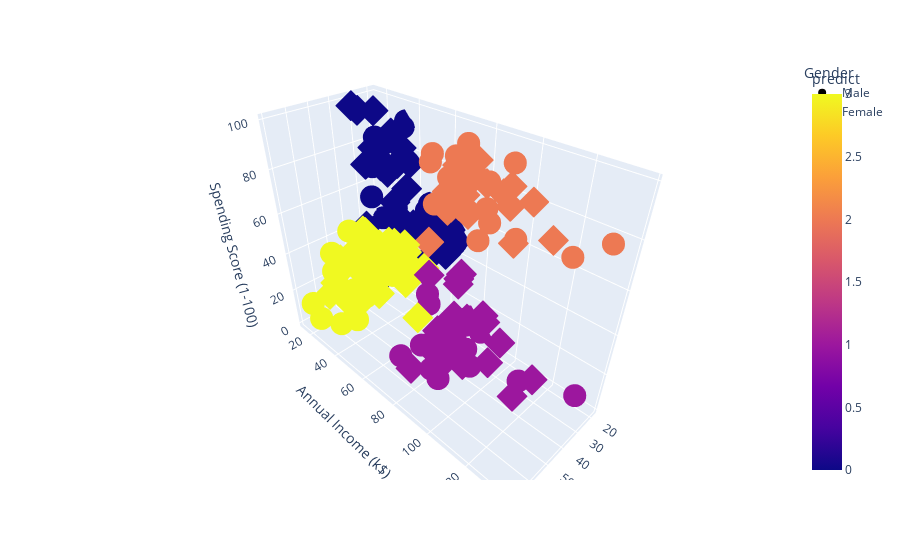

Source (notebook cell):
### Code cell
import plotly.express as px
df = px.data.iris()
fig = px.scatter_3d(data, x="Age", y="Annual Income (k$)", z="Spending Score (1-100)", color="predict", symbol="Gender")
fig.show()

### Figure 1 — Plotly figure (JSON) as saved in the notebook; plotly's stock layout.template omitted (floating-point values rounded to 4 significant figures)
{"data": [{"hovertemplate": "Gender=Male<br>Age=%{x}<br>Annual Income (k$)=%{y}<br>Spending Score (1-100)=%{z}<br>predict=%{marker.color}<extra></extra>", "legendgroup": "Male", "marker": {"color": [0, 0, 3, 3, 3, 0, 0, 3, 0, 0, 0, 0, 0, 3, 3, 0, 0, 3, 0, 3, 3, 3, 3, 3, 0, 3, 0, 0, 3, 3, 0, 3, 3, 0, 3, 3, 0, 3, 0, 3, 0, 3, 0, 3, 3, 3, 3, 3, 0, 0, 2, 1, 2, 1, 2, 1, 2, 1, 2, 1, 2, 1, 2, 1, 2, 1, 2, 1, 1, 1, 1, 1, 2, 1, 2, 1, 2, 1, 2, 1, 2, 1, 2, 2, 1, 2, 1, 2], "coloraxis": "coloraxis", "symbol": "circle"}, "mode": "markers", "name": "Male", "scene": "scene", "showlegend": true, "type": "scatter3d", "x": [19, 21, 64, 67, 37, 22, 20, 52, 35, 25, 31, 29, 35, 60, 53, 18, 24, 48, 33, 59, 47, 69, 53, 70, 19, 63, 18, 19, 70, 59, 26, 40, 57, 38, 67, 48, 18, 48, 24, 48, 20, 67, 26, 49, 54, 68, 66, 65, 19, 27, 39, 43, 40, 59, 38, 47, 39, 20, 32, 19, 32, 25, 28, 48, 34, 43, 39, 37, 34, 19, 50, 42, 32, 40, 28, 36, 36, 58, 27, 59, 35, 46, 30, 28, 33, 32, 32, 30], "y": [15, 15, 19, 19, 20, 20, 21, 23, 24, 24, 25, 28, 28, 30, 33, 33, 38, 39, 42, 43, 43, 44, 46, 46, 46, 48, 48, 48, 49, 54, 54, 54, 54, 54, 54, 54, 59, 60, 60, 61, 61, 62, 62, 62, 63, 63, 63, 63, 64, 67, 69, 71, 71, 71, 71, 71, 71, 73, 73, 74, 75, 77, 77, 77, 78, 78, 78, 78, 78, 81, 85, 86, 87, 87, 87, 87, 87, 88, 88, 93, 93, 98, 99, 101, 113, 126, 137, 137], "z": [39, 81, 3, 14, 13, 79, 66, 29, 35, 73, 73, 82, 61, 4, 4, 92, 92, 36, 60, 60, 41, 46, 46, 56, 55, 51, 59, 59, 55, 47, 54, 48, 51, 55, 41, 46, 41, 49, 52, 42, 49, 59, 55, 56, 46, 43, 48, 52, 46, 56, 91, 35, 95, 11, 75, 9, 75, 5, 73, 10, 93, 12, 97, 36, 90, 17, 88, 1, 1, 5, 26, 20, 63, 13, 75, 10, 92, 15, 69, 14, 90, 15, 97, 68, 8, 74, 18, 83]}, {"hovertemplate": "Gender=Female<br>Age=%{x}<br>Annual Income (k$)=%{y}<br>Spending Score (1-100)=%{z}<br>predict=%{marker.color}<extra></extra>", "legendgroup": "Female", "marker": {"color": [0, 0, 0, 0, 3, 0, 0, 0, 3, 0, 0, 0, 3, 3, 3, 3, 0, 0, 3, 0, 3, 0, 3, 0, 3, 0, 3, 0, 3, 0, 0, 0, 3, 0, 3, 3, 0, 3, 3, 3, 3, 0, 3, 3, 3, 3, 0, 3, 3, 0, 3, 0, 0, 3, 3, 3, 0, 3, 0, 0, 3, 0, 3, 0, 3, 0, 0, 3, 3, 3, 3, 1, 2, 1, 2, 1, 2, 2, 1, 2, 1, 1, 2, 2, 1, 1, 2, 1, 2, 2, 2, 3, 2, 2, 2, 2, 1, 1, 2, 1, 2, 2, 1, 1, 1, 2, 1, 2, 2, 1, 2, 1], "coloraxis": "coloraxis", "symbol": "diamond"}, "mode": "markers", "name": "Female", "scene": "scene", "showlegend": true, "type": "scatter3d", "x": [20, 23, 31, 22, 35, 23, 30, 35, 58, 24, 35, 35, 46, 54, 45, 40, 23, 21, 49, 21, 42, 30, 36, 20, 65, 31, 49, 24, 50, 27, 29, 31, 49, 31, 50, 51, 27, 67, 54, 43, 68, 32, 47, 60, 60, 45, 23, 49, 46, 21, 55, 22, 34, 50, 68, 40, 32, 47, 27, 23, 49, 21, 66, 19, 38, 18, 19, 63, 49, 51, 50, 38, 40, 23, 31, 25, 31, 29, 44, 35, 57, 28, 32, 32, 34, 44, 38, 47, 27, 30, 30, 56, 29, 31, 36, 33, 36, 52, 30, 37, 32, 29, 41, 54, 41, 36, 34, 32, 38, 47, 35, 45], "y": [16, 16, 17, 17, 18, 18, 19, 19, 20, 20, 21, 23, 25, 28, 28, 29, 29, 30, 33, 33, 34, 34, 37, 37, 38, 39, 39, 39, 40, 40, 40, 40, 42, 43, 43, 44, 46, 47, 47, 48, 48, 48, 49, 50, 50, 54, 54, 54, 54, 54, 57, 57, 58, 58, 59, 60, 60, 60, 60, 62, 62, 62, 63, 63, 64, 65, 65, 65, 65, 67, 67, 67, 69, 70, 70, 72, 72, 73, 73, 74, 75, 76, 76, 77, 78, 78, 78, 78, 78, 78, 78, 79, 79, 81, 85, 86, 87, 88, 88, 97, 97, 98, 99, 101, 103, 103, 103, 103, 113, 120, 120, 126], "z": [6, 77, 40, 76, 6, 94, 72, 99, 15, 77, 35, 98, 5, 14, 32, 31, 87, 73, 14, 81, 17, 73, 26, 75, 35, 61, 28, 65, 55, 47, 42, 42, 52, 54, 45, 50, 51, 52, 59, 50, 48, 47, 42, 49, 56, 53, 52, 42, 44, 57, 58, 55, 60, 46, 55, 40, 42, 47, 50, 41, 48, 42, 50, 54, 42, 48, 50, 43, 59, 43, 57, 40, 58, 29, 77, 34, 71, 88, 7, 72, 5, 40, 87, 74, 22, 20, 76, 16, 89, 78, 73, 35, 83, 93, 75, 95, 27, 13, 86, 32, 86, 88, 39, 24, 17, 85, 23, 69, 91, 16, 79, 28]}], "layout": {"coloraxis": {"colorbar": {"title": {"text": "predict"}}, "colorscale": [[0, "#0d0887"], [0.1111, "#46039f"], [0.2222, "#7201a8"], [0.3333, "#9c179e"], [0.4444, "#bd3786"], [0.5556, "#d8576b"], [0.6667, "#ed7953"], [0.7778, "#fb9f3a"], [0.8889, "#fdca26"], [1, "#f0f921"]]}, "legend": {"title": {"text": "Gender"}, "tracegroupgap": 0}, "margin": {"t": 60}, "scene": {"domain": {"x": [0, 1], "y": [0, 1]}, "xaxis": {"title": {"text": "Age"}}, "yaxis": {"title": {"text": "Annual Income (k$)"}}, "zaxis": {"title": {"text": "Spending Score (1-100)"}}}}}
